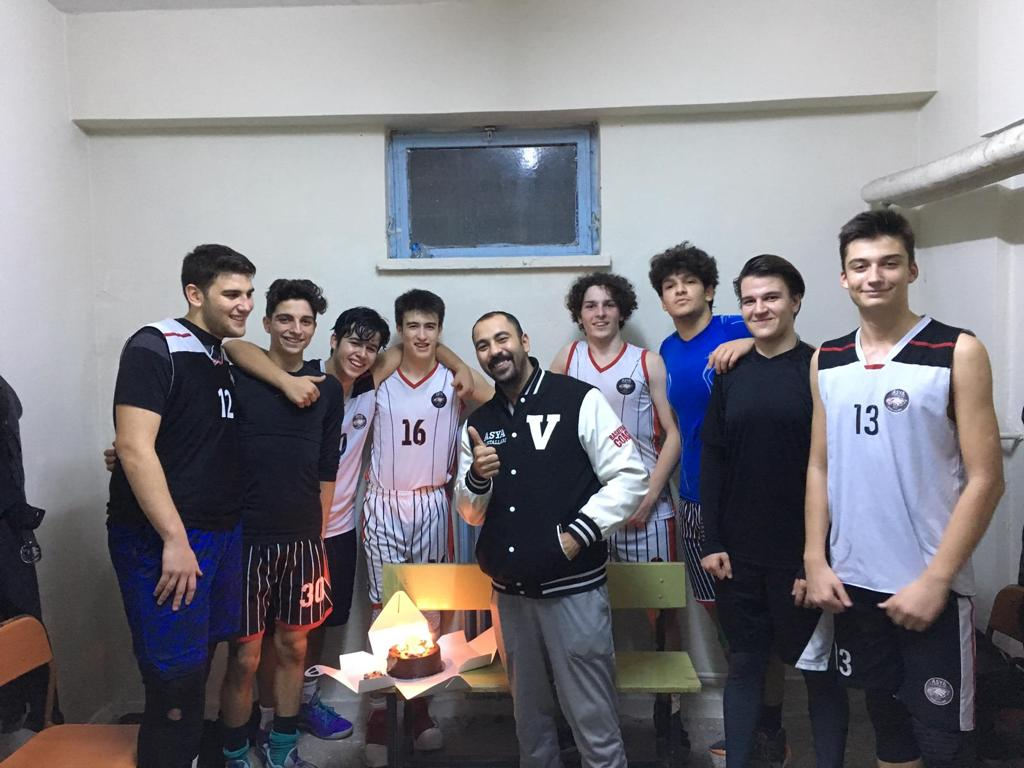
#> input picture Photos/basket.jpeg, 1024 x 768 px, found by its file name
$ python face_detect.py
#> lines starting #> are read from the running program, lines starting #| are printed output that depends on the picture; after the words box and inside, x2 and y2 are one past the last pixel; in counts of white or black regions, pixels touching at a corner belong together
import cv2 as cv

img = cv.imread('Photos/basket.jpeg')
#> img is the input picture: shape (768, 1024, 3); mean B, G, R 128.4, 122.7, 124.6
resized = cv.resize(img, (650,400))
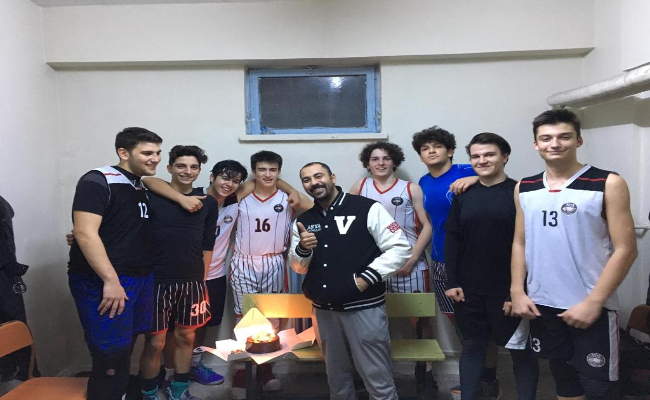
#> resized: shape (400, 650, 3); mean B, G, R 128.3, 122.6, 124.5

gray = cv.cvtColor(resized, cv.COLOR_BGR2GRAY)
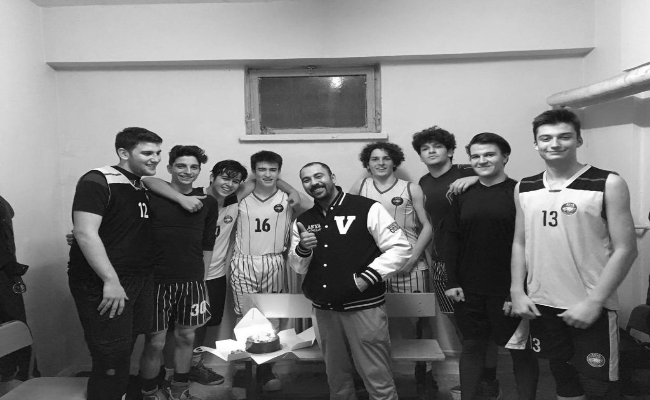
#> gray: shape (400, 650); min 3, max 255, mean 123.8
#cv.imshow("Gray",gray)

haar_cascade = cv.CascadeClassifier('Haar/haarcascade_face.xml')

faces_rect = haar_cascade.detectMultiScale(gray, scaleFactor=1.1, minNeighbors=3)
#> faces_rect = [[419, 137, 26, 26], [366, 148, 29, 29], [172, 155, 32, 32], [253, 158, 30, 30], [467, 144, 31, 31], [530, 117, 51, 51], [96, 107, 88, 88]]

print(f'Number of Faces Found: , {len(faces_rect)}')
#| Number of Faces Found: , 7

for x,y,w,h in faces_rect:
    cv.rectangle(resized,(x,y),(x+w,y+h),(0,255,0),thickness=1)
#> this loop made 7 passes
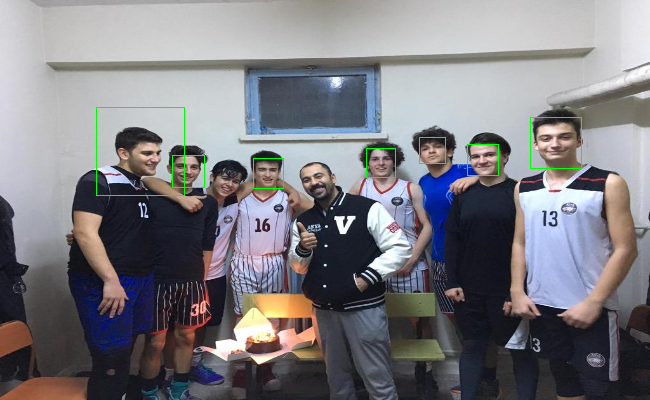
#> resized: shape (400, 650, 3); 0.44% of pixels changed, all inside (x1, y1, x2, y2) = (96, 107, 582, 196)

cv.imshow("Detected Faces",resized)
cv.waitKey(0)

$ run again, with Photos/berk.jpeg copied over Photos/basket.jpeg
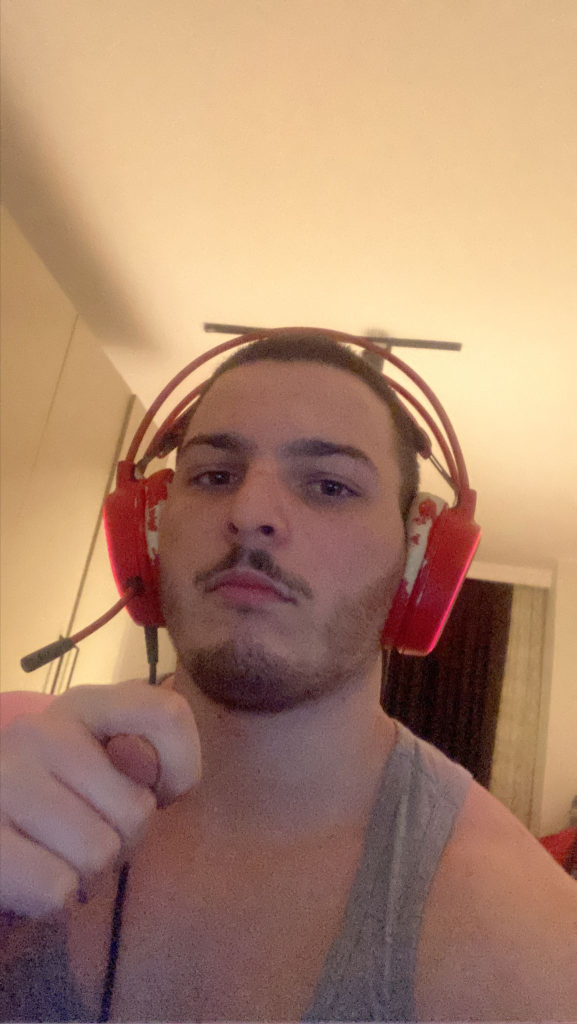
#> input picture Photos/berk.jpeg, 1153 x 2048 px, found by its file name (shown at 1/2 size)
#> img is the input picture: shape (2048, 1153, 3); mean B, G, R 109.7, 134.6, 172.6
#> `resized = cv.resize(img, (650,400))`:
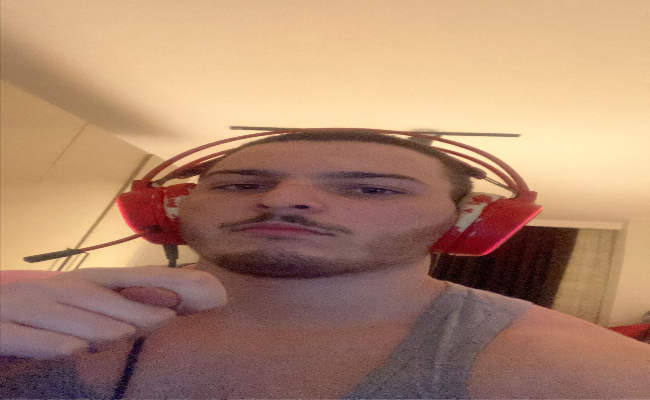
#> resized: shape (400, 650, 3); mean B, G, R 109.6, 134.4, 172.5
#> `gray = cv.cvtColor(resized, cv.COLOR_BGR2GRAY)`:
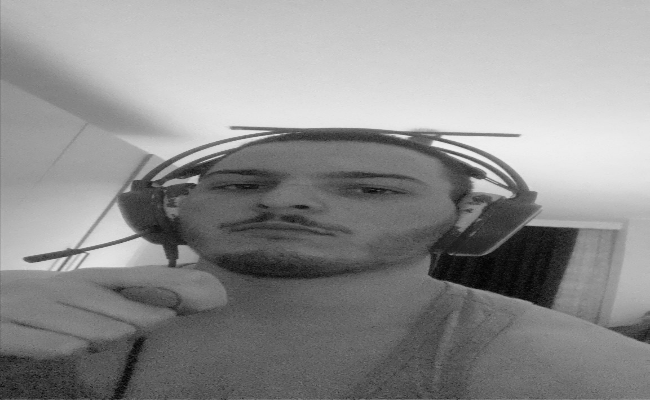
#> gray: shape (400, 650); min 1, max 242, mean 143
#> faces_rect = ()
#| Number of Faces Found: , 0

$ run again, with Photos/nah2.jpg copied over Photos/basket.jpeg
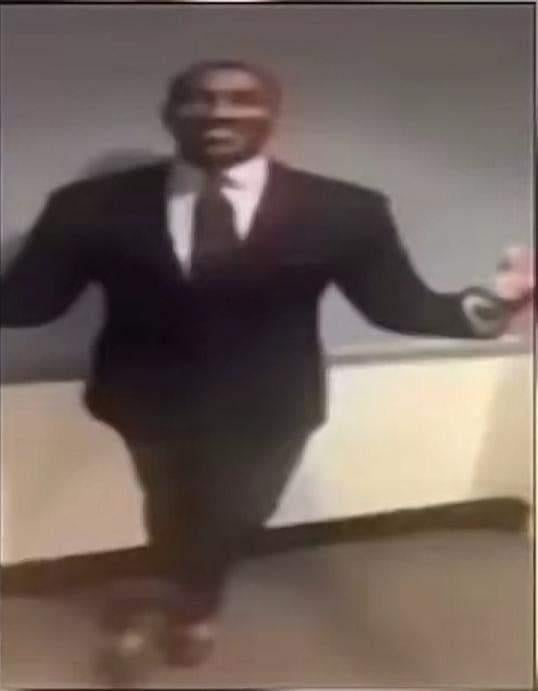
#> input picture Photos/nah2.jpg, 538 x 691 px, found by its file name
#> img is the input picture: shape (691, 538, 3); mean B, G, R 92.2, 98.2, 113.2
#> `resized = cv.resize(img, (650,400))`:
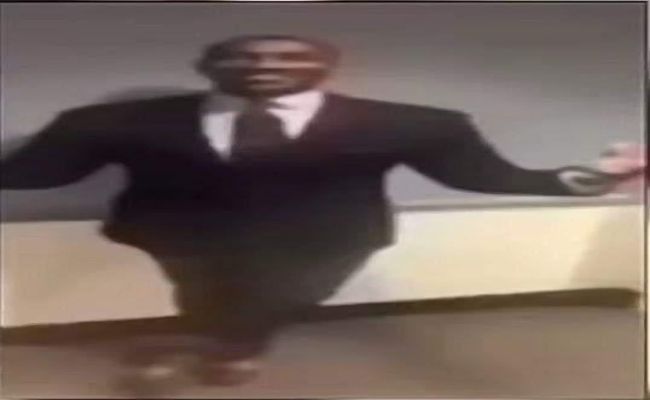
#> resized: shape (400, 650, 3); mean B, G, R 92.1, 98.2, 113.1
#> `gray = cv.cvtColor(resized, cv.COLOR_BGR2GRAY)`:
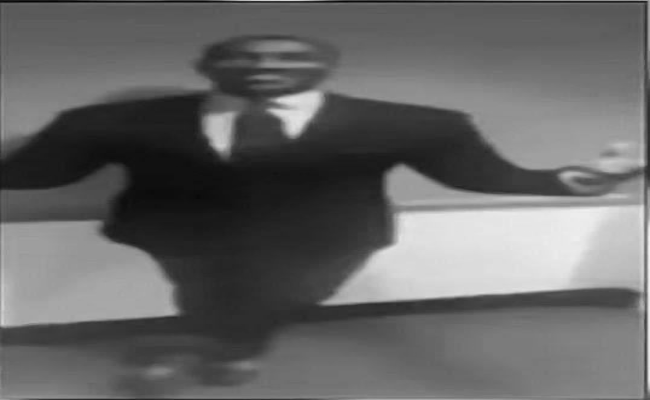
#> gray: shape (400, 650); min 5, max 242, mean 101.9
#> faces_rect = ()
#| Number of Faces Found: , 0
